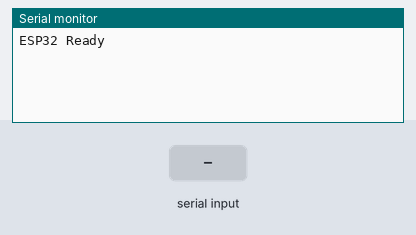
This sketch was run on a simulated ESP32. Parts: the last lines printed to the serial monitor. Inputs (shaded band) come from the test bench.

Above: at 1.2 s.
1.3 s: "DISEASED\n" received over Serial
At 2.4 s:
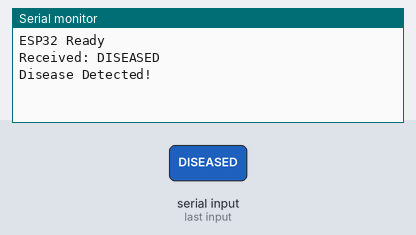
2.8 s: "HEALTHY\n" received over Serial
At 3.5 s:
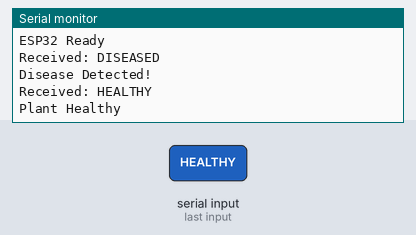
4.3 s: "1\n" received over Serial
At 4.6 s:
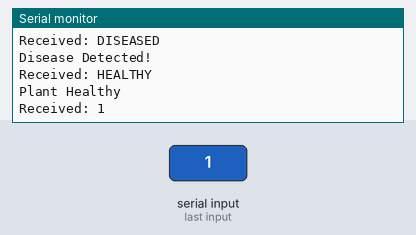

The sketch:

sketch_may8a.ino
```cpp
void setup() {

  Serial.begin(9600);

  Serial.println("ESP32 Ready");
}

void loop() {

  if (Serial.available()) {

    String msg =
      Serial.readStringUntil('\n');

    msg.trim();

    Serial.print("Received: ");
    Serial.println(msg);

    if (msg == "DISEASED") {

      Serial.println(
        "Disease Detected!"
      );
    }

    else if (msg == "HEALTHY") {

      Serial.println(
        "Plant Healthy"
      );
    }
  }
}
```

Measured:
- after the input at 1.3 s, the serial monitor: prints a new line at once (image 1)
- after the input at 2.8 s, the serial monitor: prints a new line at once (image 2)
- after the input at 4.3 s, the serial monitor: prints a new line at once (image 3)
